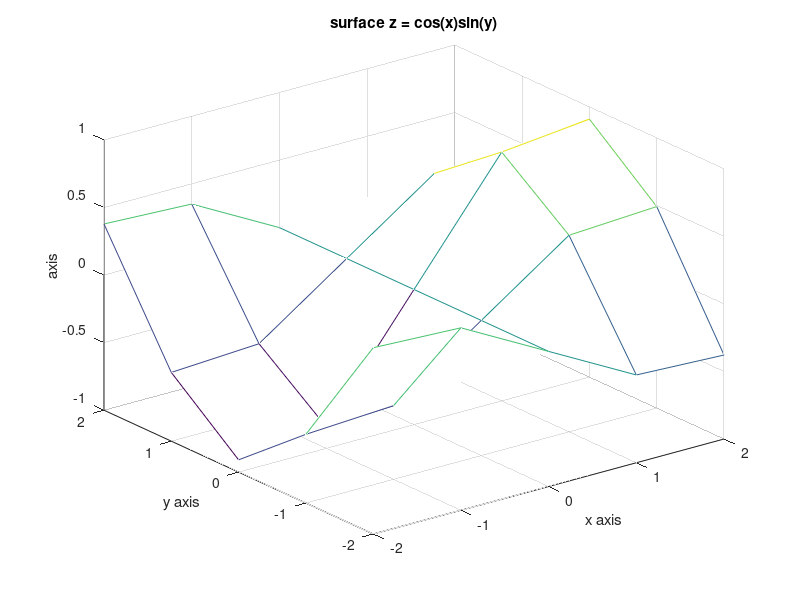

Write MATLAB code to recreate this figure. (Note: this script raises an error after producing the figure.)
close all
clear

kernel = 'gaussian';

N_min = 5;
N_max = 20;
N_range = N_min:1:N_max;

time_svm = zeros(length(N_range), 1);
time_krig = zeros(length(N_range), 1);

rmse_svm = zeros(length(N_range), 1);
rmse_krig = zeros(length(N_range), 1);

for i = 1:length(N_range)
    N = N_range(i);
    
    x = linspace(-2, 2, N);
    y = linspace(-2, 2, N);
    z = cos(x)'*sin(y);
    
    mesh(x,y,z)
    xlabel('x axis'); ylabel('y axis'); zlabel(' axis');
    title('surface z = cos(x)sin(y)');

    [x_vec, y_vec] = meshgrid(x', y');
    x_length = length(x);
    y_length = length(y);
    x_vec = reshape(x_vec, [], 1);
    y_vec = reshape(y_vec, [], 1);
    z_vec = reshape(z, [], 1);
    
    x_test = linspace(-2, 2, 2*N);
    y_test = linspace(-2, 2, 2*N);
    z_test = cos(x_test)'*sin(y_test);    
    [x_vec_test, y_vec_test] = meshgrid(x_test', y_test');
    x_vec_test = reshape(x_vec_test, [], 1);
    y_vec_test = reshape(y_vec_test, [], 1);
    z_vec_test = reshape(z_test, [], 1);
    
    tic
    [z_svm, svmMdl] = my_fitrsvm([x_vec, y_vec], z_vec, kernel);
    time_svm(i, 1) = toc;
    z_svm = reshape(z_svm, x_length, y_length);
    z_svm_predict = predict(svmMdl, [x_vec_test, y_vec_test]);
    rmse_svm(i, 1) = sqrt(immse(z_vec_test, z_svm_predict));

    tic
    [z_krig, krigMdl] = my_fitrkrig([x_vec, y_vec], z_vec);
    time_krig(i, 1) = toc;
    z_krig = reshape(z_krig, x_length, y_length);
    z_krig_predict = predict(krigMdl, [x_vec_test, y_vec_test]);
    rmse_krig(i, 1) = sqrt(immse(z_vec_test, z_krig_predict));

    figure
    mesh(x,y,z_svm)
    xlabel('x axis'); ylabel('y axis'); zlabel(' axis');
    title('SVM fitting surface z = cos(x)sin(y)');

    figure
    mesh(x,y,z_krig)
    xlabel('x axis'); ylabel('y axis'); zlabel(' axis');
    title('Krig fitting surface z = cos(x)sin(y)');
end


figure
hold on
grid on
plot(N_range, time_krig)
plot(N_range, time_svm)
legend('Krig', 'SVM')
title('Training Time for 3D')
xlabel('Data Amount N')
ylabel('Training Time (Seconds)')
hold off


figure
hold on
grid on
plot(N_range, mag2db(rmse_krig))
plot(N_range, mag2db(rmse_svm))
title('RMSE for 3D')
legend('Krig', 'SVM')
xlabel('Data Amount N')
ylabel('RMSE (dB)')
hold off
